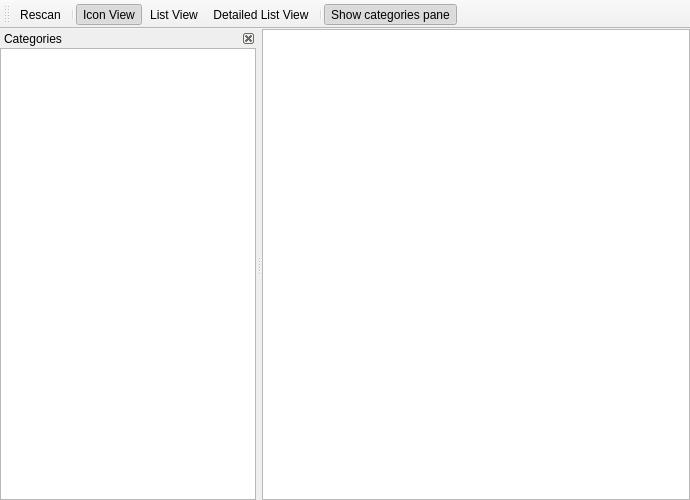
<?xml version="1.0" encoding="UTF-8"?>
<ui version="4.0">
 <class>MainWindow</class>
 <widget class="QMainWindow" name="MainWindow">
  <property name="geometry">
   <rect>
    <x>0</x>
    <y>0</y>
    <width>690</width>
    <height>500</height>
   </rect>
  </property>
  <property name="windowTitle">
   <string>Game Launcher (QT Frontend) v0.0</string>
  </property>
  <widget class="QWidget" name="centralwidget">
   <layout class="QHBoxLayout" name="horizontalLayout">
    <property name="spacing">
     <number>0</number>
    </property>
    <property name="leftMargin">
     <number>0</number>
    </property>
    <property name="topMargin">
     <number>0</number>
    </property>
    <property name="rightMargin">
     <number>0</number>
    </property>
    <property name="bottomMargin">
     <number>0</number>
    </property>
    <item>
     <widget class="QStackedWidget" name="stack_view_games">
      <property name="lineWidth">
       <number>0</number>
      </property>
      <property name="currentIndex">
       <number>0</number>
      </property>
      <widget class="QWidget" name="page">
       <layout class="QHBoxLayout" name="horizontalLayout_4">
        <property name="spacing">
         <number>0</number>
        </property>
        <property name="leftMargin">
         <number>0</number>
        </property>
        <property name="topMargin">
         <number>0</number>
        </property>
        <property name="rightMargin">
         <number>0</number>
        </property>
        <property name="bottomMargin">
         <number>0</number>
        </property>
        <item>
         <widget class="QListView" name="view_games">
          <property name="lineWidth">
           <number>0</number>
          </property>
          <property name="iconSize">
           <size>
            <width>64</width>
            <height>64</height>
           </size>
          </property>
          <property name="resizeMode">
           <enum>QListView::Adjust</enum>
          </property>
          <property name="layoutMode">
           <enum>QListView::Batched</enum>
          </property>
          <property name="spacing">
           <number>6</number>
          </property>
          <property name="viewMode">
           <enum>QListView::IconMode</enum>
          </property>
          <property name="uniformItemSizes">
           <bool>true</bool>
          </property>
          <property name="wordWrap">
           <bool>true</bool>
          </property>
         </widget>
        </item>
       </layout>
      </widget>
      <widget class="QWidget" name="page_3">
       <layout class="QHBoxLayout" name="horizontalLayout_3">
        <property name="spacing">
         <number>0</number>
        </property>
        <property name="leftMargin">
         <number>0</number>
        </property>
        <property name="topMargin">
         <number>0</number>
        </property>
        <property name="rightMargin">
         <number>0</number>
        </property>
        <property name="bottomMargin">
         <number>0</number>
        </property>
        <item>
         <widget class="QTableView" name="view_games_detailed">
          <property name="lineWidth">
           <number>0</number>
          </property>
          <property name="sizeAdjustPolicy">
           <enum>QAbstractScrollArea::AdjustToContentsOnFirstShow</enum>
          </property>
          <property name="editTriggers">
           <set>QAbstractItemView::NoEditTriggers</set>
          </property>
          <property name="alternatingRowColors">
           <bool>true</bool>
          </property>
          <property name="gridStyle">
           <enum>Qt::NoPen</enum>
          </property>
          <property name="sortingEnabled">
           <bool>true</bool>
          </property>
          <property name="cornerButtonEnabled">
           <bool>false</bool>
          </property>
          <attribute name="horizontalHeaderVisible">
           <bool>true</bool>
          </attribute>
          <attribute name="horizontalHeaderStretchLastSection">
           <bool>true</bool>
          </attribute>
          <attribute name="verticalHeaderVisible">
           <bool>false</bool>
          </attribute>
         </widget>
        </item>
       </layout>
      </widget>
     </widget>
    </item>
   </layout>
  </widget>
  <widget class="QToolBar" name="toolBar">
   <property name="windowTitle">
    <string>Main Toolbar</string>
   </property>
   <property name="floatable">
    <bool>false</bool>
   </property>
   <attribute name="toolBarArea">
    <enum>TopToolBarArea</enum>
   </attribute>
   <attribute name="toolBarBreak">
    <bool>false</bool>
   </attribute>
   <addaction name="actionRescan"/>
   <addaction name="separator"/>
   <addaction name="actionIcon_View"/>
   <addaction name="actionList_View"/>
   <addaction name="actionDetailed_List_View"/>
   <addaction name="separator"/>
   <addaction name="actionShow_categories_pane"/>
  </widget>
  <widget class="QDockWidget" name="dock_categories">
   <property name="features">
    <set>QDockWidget::DockWidgetClosable|QDockWidget::DockWidgetMovable</set>
   </property>
   <property name="allowedAreas">
    <set>Qt::LeftDockWidgetArea|Qt::RightDockWidgetArea</set>
   </property>
   <property name="windowTitle">
    <string>Categories</string>
   </property>
   <attribute name="dockWidgetArea">
    <number>1</number>
   </attribute>
   <widget class="QWidget" name="dockWidgetContents">
    <layout class="QVBoxLayout" name="verticalLayout">
     <property name="spacing">
      <number>0</number>
     </property>
     <property name="leftMargin">
      <number>0</number>
     </property>
     <property name="topMargin">
      <number>0</number>
     </property>
     <property name="rightMargin">
      <number>0</number>
     </property>
     <property name="bottomMargin">
      <number>0</number>
     </property>
     <item>
      <widget class="QTreeView" name="view_categories">
       <property name="uniformRowHeights">
        <bool>true</bool>
       </property>
      </widget>
     </item>
    </layout>
   </widget>
  </widget>
  <action name="actionIcon_View">
   <property name="checkable">
    <bool>true</bool>
   </property>
   <property name="checked">
    <bool>true</bool>
   </property>
   <property name="icon">
    <iconset theme="view-list-icons-symbolic">
     <normaloff>gui_qt/view-list-icons-symbolic.png</normaloff>gui_qt/view-list-icons-symbolic.png</iconset>
   </property>
   <property name="text">
    <string>Icon View</string>
   </property>
   <property name="toolTip">
    <string>Icon View</string>
   </property>
   <property name="shortcut">
    <string>Ctrl+1</string>
   </property>
  </action>
  <action name="actionList_View">
   <property name="checkable">
    <bool>true</bool>
   </property>
   <property name="icon">
    <iconset theme="view-list-compact-symbolic">
     <normaloff>gui_qt/view-list-compact-symbolic.png</normaloff>gui_qt/view-list-compact-symbolic.png</iconset>
   </property>
   <property name="text">
    <string>List View</string>
   </property>
   <property name="toolTip">
    <string>List View</string>
   </property>
   <property name="shortcut">
    <string>Ctrl+2</string>
   </property>
  </action>
  <action name="actionDetailed_List_View">
   <property name="checkable">
    <bool>true</bool>
   </property>
   <property name="icon">
    <iconset theme="view-list-details-symbolic">
     <normaloff>gui_qt/view-list-details-symbolic.png</normaloff>gui_qt/view-list-details-symbolic.png</iconset>
   </property>
   <property name="text">
    <string>Detailed List View</string>
   </property>
   <property name="toolTip">
    <string>Detailed List View</string>
   </property>
   <property name="shortcut">
    <string>Ctrl+4</string>
   </property>
  </action>
  <action name="actionShow_categories_pane">
   <property name="checkable">
    <bool>true</bool>
   </property>
   <property name="checked">
    <bool>true</bool>
   </property>
   <property name="icon">
    <iconset theme="view-split-left-right">
     <normaloff>gui_qt/view-split-left-right.png</normaloff>gui_qt/view-split-left-right.png</iconset>
   </property>
   <property name="text">
    <string>Show categories pane</string>
   </property>
   <property name="toolTip">
    <string>Show categories pane</string>
   </property>
  </action>
  <action name="actionRescan">
   <property name="icon">
    <iconset theme="view-refresh">
     <normaloff>gui_qt/view-refresh.png</normaloff>gui_qt/view-refresh.png</iconset>
   </property>
   <property name="text">
    <string>Rescan</string>
   </property>
   <property name="toolTip">
    <string>Scan for new games</string>
   </property>
   <property name="shortcut">
    <string>F5</string>
   </property>
  </action>
 </widget>
 <resources/>
 <connections>
  <connection>
   <sender>dock_categories</sender>
   <signal>visibilityChanged(bool)</signal>
   <receiver>actionShow_categories_pane</receiver>
   <slot>setChecked(bool)</slot>
   <hints>
    <hint type="sourcelabel">
     <x>127</x>
     <y>207</y>
    </hint>
    <hint type="destinationlabel">
     <x>-1</x>
     <y>-1</y>
    </hint>
   </hints>
  </connection>
  <connection>
   <sender>actionShow_categories_pane</sender>
   <signal>toggled(bool)</signal>
   <receiver>dock_categories</receiver>
   <slot>setVisible(bool)</slot>
   <hints>
    <hint type="sourcelabel">
     <x>-1</x>
     <y>-1</y>
    </hint>
    <hint type="destinationlabel">
     <x>127</x>
     <y>207</y>
    </hint>
   </hints>
  </connection>
 </connections>
</ui>
